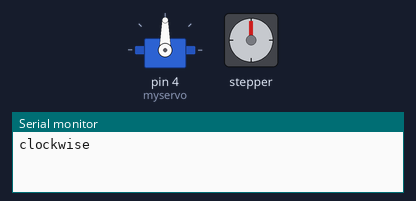
Recording of a sketch running on a simulated Arduino Uno, built with avr-gcc and run on an emulated ATmega328P. Shown: servo, stepper motor, the last lines printed to the serial monitor. Stepper angles assume 2048 steps per turn.

Above: at 0.15 s.
At 9.98 s:
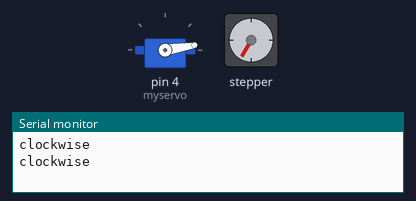
At 19.87 s:
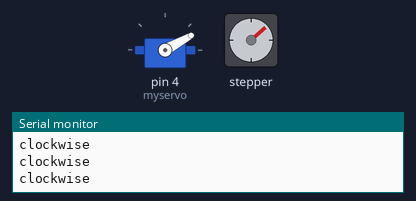
At 39.69 s:
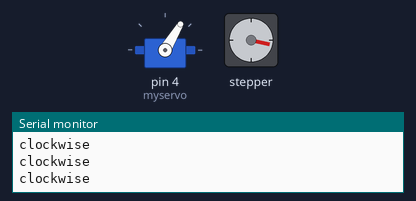
Timing chart, 0 to 40.0 s (numbered marks = the images above):
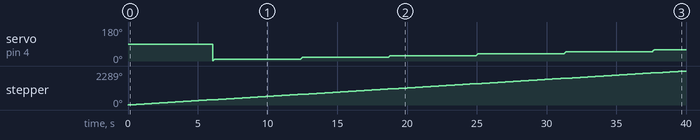

The sketch:

clock.ino
```cpp
#include <Servo.h>


#include <Stepper.h>

const int stepsPerRevolution = 2048;  // change this to fit the number of steps per revolution

// ULN2003 Motor Driver Pins
#define IN1 19
#define IN2 18
#define IN3 5
#define IN4 17

// initialize the stepper library
Stepper myStepper(stepsPerRevolution, IN1, IN3, IN2, IN4);
Servo myservo;  // create servo object to control a servo
// twelve servo objects can be created on most boards

int pos = 0;    // variable to store the servo position
int count = 0;

void setup() {
  // set the speed at 10 rpm
  myStepper.setSpeed(10);
  // initialize the serial port
  Serial.begin(115200);

  myservo.attach(4);  // attaches the servo on pin 13 to the servo object
}

void loop() {
  Serial.println("clockwise");
  myStepper.step(stepsPerRevolution);


  for (count = 0; count < 10; count += 1) { // goes from 0 degrees to 180 degrees
    // in steps of 1 degree
    myservo.write(pos);              // tell servo to go to position in variable 'pos'
    pos = pos + 1;
    delay(15);                       // waits 15ms for the servo to reach the position
  }
  if (pos >= 180) {
    for (pos = 180; pos >= 0; pos -= 1) { // goes from 180 degrees to 0 degrees
      myservo.write(pos);              // tell servo to go to position in variable 'pos'
      delay(15);                       // waits 15ms for the servo to reach the position
    }
  }

  delay(100);
}
```

Measured:
- by itself, stepper: keeps turning clockwise at about 57°/s
